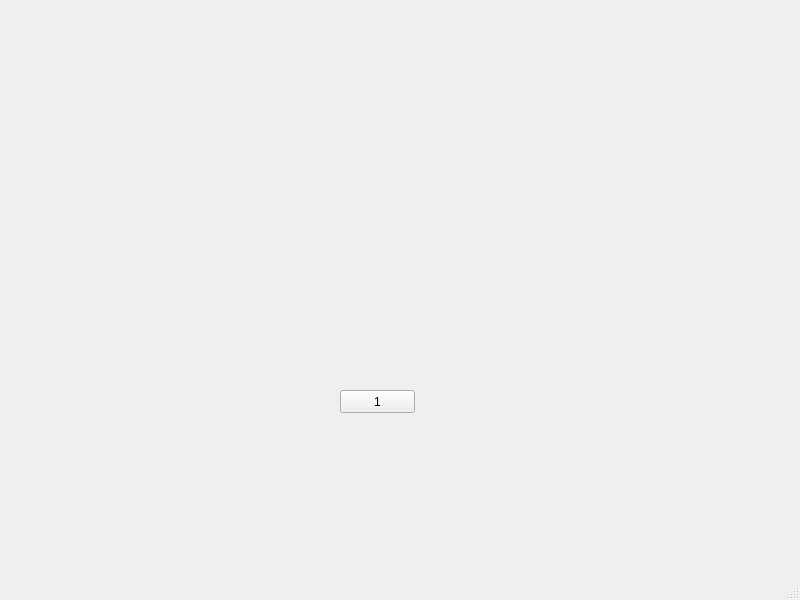
<?xml version="1.0" encoding="UTF-8"?>
<ui version="4.0">
 <class>MainWindow</class>
 <widget class="QMainWindow" name="MainWindow">
  <property name="geometry">
   <rect>
    <x>0</x>
    <y>0</y>
    <width>800</width>
    <height>600</height>
   </rect>
  </property>
  <property name="windowTitle">
   <string>MainWindow</string>
  </property>
  <widget class="QWidget" name="centralwidget">
   <widget class="QPushButton" name="pushButton">
    <property name="geometry">
     <rect>
      <x>340</x>
      <y>390</y>
      <width>75</width>
      <height>23</height>
     </rect>
    </property>
    <property name="text">
     <string>1</string>
    </property>
   </widget>
  </widget>
  <widget class="QMenuBar" name="menubar">
   <property name="geometry">
    <rect>
     <x>0</x>
     <y>0</y>
     <width>800</width>
     <height>23</height>
    </rect>
   </property>
  </widget>
  <widget class="QStatusBar" name="statusbar"/>
 </widget>
 <resources/>
 <connections/>
</ui>
